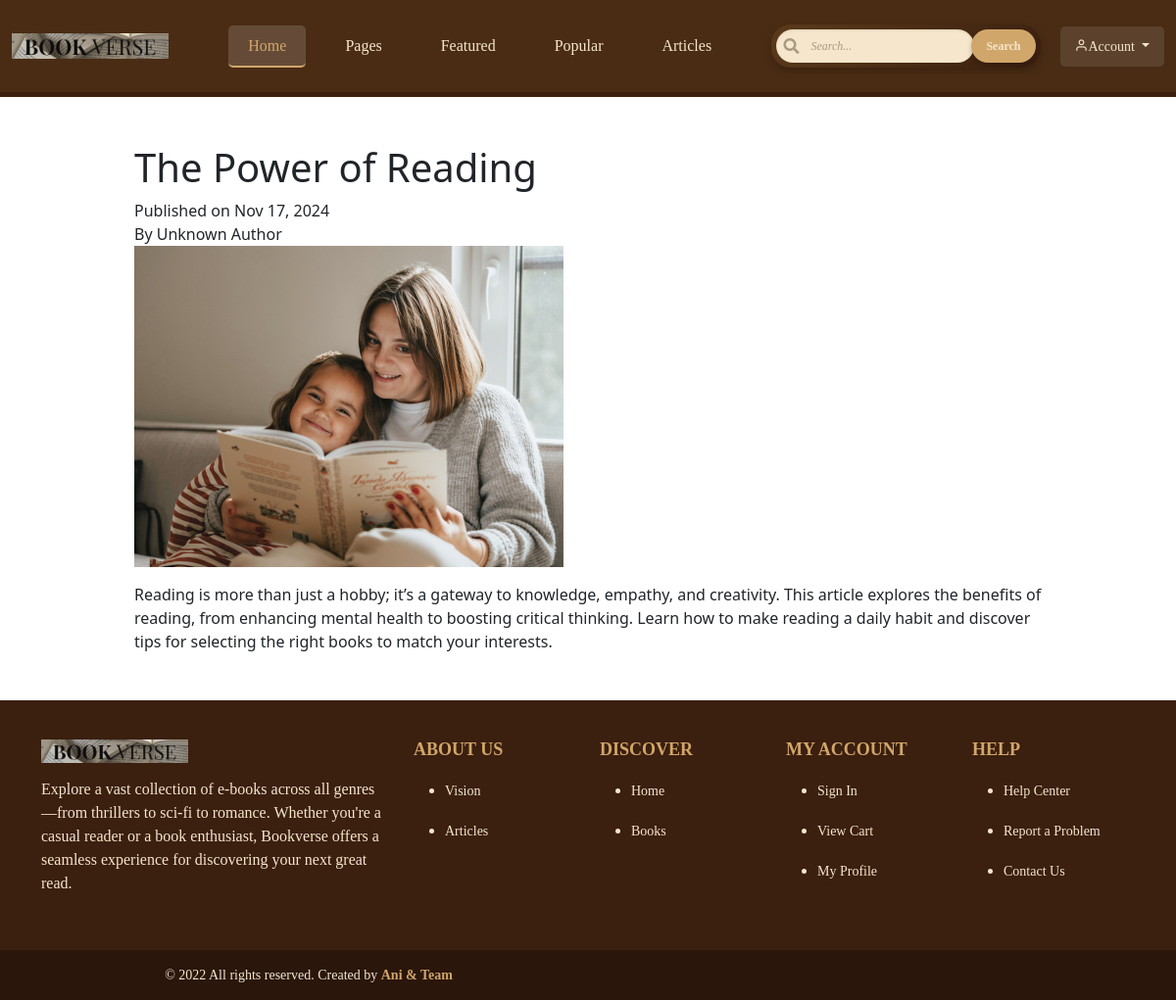
The page /blogs/bloga1gh3hggb2/ on the database its author committed.
### core/models.py (models this page shows, shortened)
class Blog(models.Model):
    bid = ShortUUIDField(unique=True, length=10, max_length=20, prefix="blog", alphabet="abcdefgh12345")
    title = models.CharField(max_length=255)
    author = models.ForeignKey(settings.AUTH_USER_MODEL, on_delete=models.CASCADE, related_name="blogs")
    content = models.TextField()
    cover_image = models.ImageField(upload_to="blog_images/", blank=True, null=True)
    created_at = models.DateTimeField(auto_now_add=True)
    updated_at = models.DateTimeField(auto_now=True)
    class Meta:
        verbose_name_plural = "blogs"
        ordering = ['-created_at']
        db_table = 'blog'

### userauths/models.py (models this page shows)
class User(AbstractUser):
    pass  # Add any custom fields or methods here

### core/views.py (the view)
# urls.py: path('blogs/<str:bid>/', views.blog_detail, name='blog_detail'),
def blog_detail(request, bid):
    blog = get_object_or_404(Blog, bid=bid)
    return render(request, 'core/blog_detail.html', {'blog': blog})

### templates/core/blog_detail.html
{% extends 'partials/base.html' %}
{% load static %}
{% block content %}
<section id="blog-detail" class="py-5">
    <div class="container">
        <div class="row">
            <div class="col-md-10 offset-md-1">
                <article class="blog-post">
                    <h1 class="blog-title">{{ blog.title }}</h1>
                    <div class="meta-date">Published on {{ blog.created_at|date:"M d, Y" }}</div>
                    <div class="author">By {{ blog.author.get_full_name|default:"Unknown Author" }}</div>
                    <figure>
                        <img src="{{ blog.cover_image.url }}" alt="{{ blog.title }}" class="img-fluid"
                             onerror="this.src='{% static 'assets/images/default_blog_image.jpg' %}'">
                    </figure>
                    <div class="blog-content">
                        {{ blog.content|safe }}
                    </div>
                </article>
            </div>
        </div>
    </div>
</section>
{% endblock %}

### templates/partials/base.html (shortened to what this page needs)
{% load static %}
<!DOCTYPE html>
<html lang="en">
<head>
    <link href="https://cdn.jsdelivr.net/npm/bootstrap@5.3.1/dist/css/bootstrap.min.css" rel="stylesheet"
>
    <link href="https://cdnjs.cloudflare.com/ajax/libs/font-awesome/5.15.4/css/all.min.css" rel="stylesheet">
    <link rel="stylesheet" type="text/css" href="{% static 'assets/css/nav.css' %}">
    <link rel="stylesheet" type="text/css" href="{% static 'assets/css/foot.css' %}">
    <link rel="stylesheet" type="text/css" href="{% static 'assets/css/style1.css' %}">
    <link rel="stylesheet" type="text/css" href="{% static 'assets/icomoon/icomoon.css' %}">
    <link rel="stylesheet" type="text/css" href="{% static 'assets/css/cart.css' %}">
</head>
<body data-bs-spy="scroll" data-bs-target="#header" tabindex="0">
    <div id="header-wrap">
        <header id="header">
            <div class="container-fluid">
                <div class="row align-items-center">
                    <div class="col-md-2">
                        <div class="main-logo">
                            <a href="{% url 'core:index' %}"><img src="{% static 'assets/images/logo/text_logo.png' %}" alt="logo"></a>
                        </div>
                    </div>
                    <div class="col-md-10 d-flex justify-content-between align-items-center">
                        <nav id="navbar" class="w-100">
                            <div class="main-menu stellarnav d-flex align-items-center justify-content-between">
                                <ul class="menu-list d-flex align-items-center">
                                    <li class="menu-item active"><a href="{% url 'core:index' %}">Home</a></li>
                                    <li class="menu-item has-sub">
                                        <a href="#pages" class="nav-link">Pages</a>
                                    </li>
                                    <li class="menu-item"><a href="#featured-books" class="nav-link">Featured</a></li>
                                    <li class="menu-item"><a href="#popular-books" class="nav-link">Popular</a></li>
                                    <li class="menu-item"><a href="#latest-blog" class="nav-link">Articles</a></li>
                                </ul>
                            </div>
                        </nav>
                        <div class="search-bar">
                            <input type="text" placeholder="Search...">
                            <button type="submit">Search</button>
                        </div>
                        <div class="right-element ms-auto">
                            <a href="#" class="user-account for-buy dropdown-toggle" id="accountDropdown" data-bs-toggle="dropdown" aria-expanded="false">
                                <i class="icon icon-user"></i><span>Account</span>
                            </a>
                        </div>
                    </div>
                </div>
            </div>
        </header>
    </div>
    {% block content %}
    {% endblock content %}
    <footer id="footer">
        <div class="container">
            <div class="row">
                <div class="col-md-4">
                    <div class="footer-item">
                        <div class="company-brand">
                            <img src="{% static 'assets/images/logo/text_logo.png' %}" alt="logo" class="footer-logo">
                            <p>Explore a vast collection of e-books across all genres—from thrillers to sci-fi to romance. Whether you're a casual reader or a book enthusiast, Bookverse offers a seamless experience for discovering your next great read.</p>
                        </div>
                    </div>
                </div>
                <div class="col-md-2">
                    <div class="footer-menu">
                        <h5>About Us</h5>
                        <ul class="menu-list1">
                            <li class="menu-item"><a href="{% url 'core:about' %}">Vision</a></li>
                            <li class="menu-item"><a href="#">Articles</a></li>
                        </ul>
                    </div>
                </div>
                <div class="col-md-2">
                    <div class="footer-menu">
                        <h5>Discover</h5>
                        <ul class="menu-list1">
                            <li class="menu-item"><a href="#">Home</a></li>
                            <li class="menu-item"><a href="{% url 'core:all_books' %}">Books</a></li>
                        </ul>
                    </div>
                </div>
                <div class="col-md-2">
                    <div class="footer-menu">
                        <h5>My Account</h5>
                        <ul class="menu-list1">
                            <li class="menu-item"><a href="{% url 'userauths:sign-in' %}">Sign In</a></li>
                            <li class="menu-item"><a href="{% url 'core:cart_view' %}">View Cart</a></li>
                            <li class="menu-item"><a href="{% url 'userauths:profile' %}">My Profile</a></li>
                        </ul>
                    </div>
                </div>
                <div class="col-md-2">
                    <div class="footer-menu">
                        <h5>Help</h5>
                        <ul class="menu-list1">
                            <li class="menu-item"><a href="#">Help Center</a></li>
                            <li class="menu-item"><a href="#">Report a Problem</a></li>
                            <li class="menu-item"><a href="{% url 'core:contact' %}">Contact Us</a></li>
                        </ul>
                    </div>
                </div>
            </div>
        </div>
    </footer>
    <div id="footer-bottom">
        <div class="container">
            <div class="row">
                <div class="col-md-12">
                    <div class="copyright">
                        <div class="row">
                            <div class="col-md-6">
                                <p>© 2022 All rights reserved. Created by <strong>Ani & Team</strong></p>
                            </div>
                        </div>
                    </div>
                </div>
            </div>
        </div>
    </div>
    <link rel="stylesheet" href="https://cdnjs.cloudflare.com/ajax/libs/aos/2.3.4/aos.css">
</body>
</html>

### static/assets/css/nav.css (style rules this page uses)
#header-wrap { background-color: #4a2c14; color: #f5e6cc; font-family: 'Merriweather', serif; border-bottom: 5px solid #3b1f0f; }
#header { padding: 15px 0; background: url('wood-texture.jpg') no-repeat center center; background-size: cover; display: flex; justify-content: space-between; align-items: center; }
.main-logo img { max-width: 160px; filter: sepia(30%) contrast(90%); }
#navbar { display: flex; justify-content: center; align-items: center; width: 100%; }
.main-menu { display: flex; align-items: center; }
.menu-list { list-style: none; display: flex; align-items: center; padding: 0; margin: 0; }
.menu-item { position: relative; margin-right: 20px; }
.menu-item a { color: #f5e6cc; font-size: 16px; text-decoration: none; padding: 12px 20px; transition: all 0.3s ease-in-out; border-radius: 5px; }
.menu-item:hover > a, .menu-item.active > a { color: #d1a66a; background: rgba(255, 255, 255, 0.15); border-bottom: 2px solid #d1a66a; }
.right-element { display: flex; align-items: center; }
.user-account { color: #f5e6cc; font-size: 14px; text-decoration: none; padding: 10px 15px; border-radius: 5px; background: rgba(255, 255, 255, 0.1); transition: 0.3s ease-in-out; }
.search-bar { display: flex; align-items: center; justify-content: center; margin: 10px auto; padding: 5px; margin-right: 20px; max-width: 400px; background: linear-gradient(135deg, #5a3a1a, #3b1f0f); border-radius: 20px; box-shadow: 0px 4px 8px rgba(0, 0, 0, 0.2); position: relative; }
.search-bar input[type="text"] { flex: 1; padding: 8px 12px 8px 35px; font-size: 12px; border: none; margin-right: 2px; border-radius: 20px; outline: none; color: #3b1f0f; background: #f5e6cc; box-shadow: inset 0px 1px 3px rgba(0, 0, 0, 0.1); }
.search-bar input[type="text"]::placeholder { color: #a89b84; font-style: italic; }
.search-bar button { padding: 8px 15px; font-size: 12px; font-weight: bold; color: #f5e6cc; background: #d1a66a; border: none; border-radius: 20px; cursor: pointer; transition: all 0.3s ease-in-out; margin-left: -5px; box-shadow: 0px 3px 5px rgba(0, 0, 0, 0.2); }

### static/assets/css/foot.css (style rules this page uses)
#footer { background-color: #3b1f0f; color: #f5e6cc; padding: 40px 0; font-family: 'Merriweather', serif; }
.footer-menu h5 { color: #d1a66a; font-size: 18px; margin-bottom: 15px; text-transform: uppercase; font-weight: bold; }
.footer-menu .menu-item { margin-bottom: 10px; }
.footer-menu .menu-item a { color: #f5e6cc; font-size: 14px; text-decoration: none; transition: color 0.3s ease-in-out; display: block; padding: 5px 0; }
.footer-logo { max-width: 150px; margin-bottom: 15px; filter: sepia(20%) contrast(90%); }
#footer-bottom { background-color: #2a160b; color: #f5e6cc; padding: 15px 0; font-family: 'Merriweather', serif; text-align: center; }
#footer-bottom .copyright p { margin: 0; font-size: 14px; }
#footer-bottom .copyright strong { color: #d1a66a; }

### static/assets/icomoon/icomoon.css (style rules this page uses)
[class^="icon-"], [class*=" icon-"] { font-family: 'icomoon' !important; speak: never; font-style: normal; font-weight: normal; font-variant: normal; text-transform: none; line-height: 1; -webkit-font-smoothing: antialiased; -moz-osx-font-smoothing: grayscale; }
.icon-user:before { content: "\e907"; }

### rows shown on the page
Blog: title "The Power of Reading", created_at "Nov 17, 2024", author.get_full_name "Unknown Author", cover_image (picture), content "Reading is more than just a hobby; it’s a gateway to knowledge, empathy, and creativity. This article explores the benefits of reading, from enhancing mental health to boosting critical thinking. Learn how to make reading a daily habit and discover tips for selecting the right books to match your interests."
